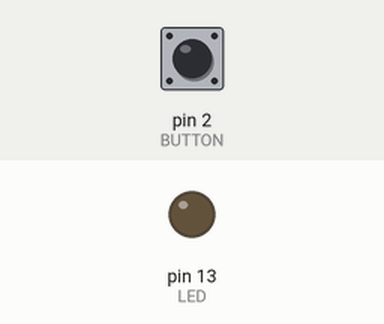
Simulated run of this sketch. Board: Arduino Mega 2560, built with avr-gcc and run on an emulated ATmega2560. Parts: output pins drawn as LEDs (lit = HIGH). Inputs (shaded band) come from the test bench; at power-on: pin 2 (BUTTON) HIGH.

Above: at 1.2 s.
1.3 s: pin 2 (BUTTON) pulled LOW for 0.15 s
At 1.8 s:
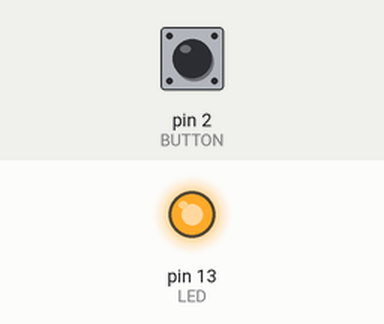
2.9 s: pin 2 (BUTTON) pulled LOW for 1 s
At 4.1 s:
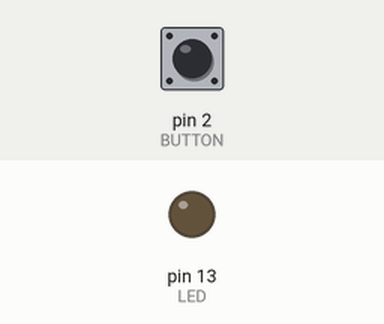
5.4 s: pin 2 (BUTTON) pulled LOW for 3.2 s
At 6.1 s:
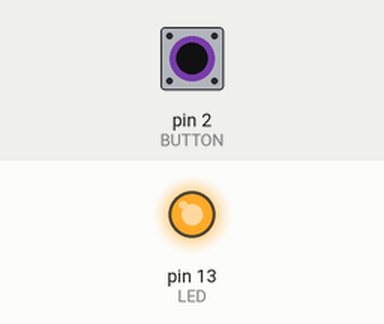
Timing chart, 0 to 8.4 s (numbered marks = the images above; inputs shaded):
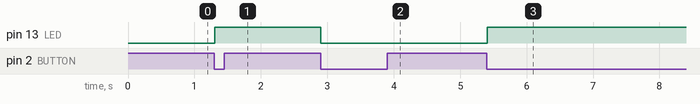

The sketch:

wrong_baud.ino
```cpp
// Lab 4 - button toggles LED, prints state on Serial1

#define BUTTON 2
#define LED LED_BUILTIN
#define DEBOUNCE_TIME 5   // ms

bool lightOn = false;
bool wasPressed = false;
unsigned long pressStart = 0;
bool counted = false;

void setup() {
  pinMode(BUTTON, INPUT_PULLUP);
  pinMode(LED, OUTPUT);
  digitalWrite(LED, LOW);
  Serial1.begin(115200);
}

void loop() {
  bool pressed = digitalRead(BUTTON) == LOW;

  if (pressed && !wasPressed) {
    pressStart = millis();   // contact just closed (or bounced)
    counted = false;
  }
  if (!pressed) {
    counted = false;
  }

  if (pressed && !counted && millis() - pressStart >= DEBOUNCE_TIME) {
    counted = true;
    lightOn = !lightOn;
    digitalWrite(LED, lightOn);
    Serial1.println(lightOn ? "ON" : "OFF");
  }

  wasPressed = pressed;
}
```

Measured:
- after the input at 1.3 s, pin 13 (LED): LOW → HIGH at once
- after the input at 2.9 s, pin 13 (LED): HIGH → LOW at once
- after the input at 5.4 s, pin 13 (LED): LOW → HIGH at once
